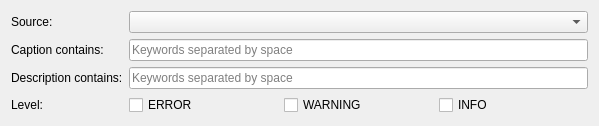
<?xml version="1.0" encoding="UTF-8"?>
<ui version="4.0">
 <class>PluginEventWidget</class>
 <widget class="QWidget" name="PluginEventWidget">
  <property name="geometry">
   <rect>
    <x>0</x>
    <y>0</y>
    <width>599</width>
    <height>115</height>
   </rect>
  </property>
  <property name="windowTitle">
   <string/>
  </property>
  <layout class="QVBoxLayout" name="verticalLayout_2">
   <item>
    <layout class="QGridLayout" name="gridLayout_2">
     <item row="0" column="0">
      <widget class="nx::client::desktop::LabelWithHint" name="pirLabel">
       <property name="text">
        <string>Source:</string>
       </property>
      </widget>
     </item>
     <item row="1" column="0">
      <widget class="nx::client::desktop::LabelWithHint" name="captionLabel">
       <property name="text">
        <string>Caption contains:</string>
       </property>
      </widget>
     </item>
     <item row="0" column="1">
      <widget class="QnTreeComboBox" name="pirComboBox"/>
     </item>
     <item row="1" column="1">
      <widget class="QLineEdit" name="captionEdit">
       <property name="placeholderText">
        <string>Keywords separated by space</string>
       </property>
      </widget>
     </item>
     <item row="2" column="0">
      <widget class="nx::client::desktop::LabelWithHint" name="descriptionLabel">
       <property name="text">
        <string>Description contains:</string>
       </property>
      </widget>
     </item>
     <item row="3" column="0">
      <widget class="nx::client::desktop::LabelWithHint" name="levelLabel">
       <property name="sizePolicy">
        <sizepolicy hsizetype="Preferred" vsizetype="Preferred">
         <horstretch>0</horstretch>
         <verstretch>0</verstretch>
        </sizepolicy>
       </property>
       <property name="text">
        <string>Level:</string>
       </property>
      </widget>
     </item>
     <item row="2" column="1">
      <widget class="QLineEdit" name="descriptionEdit">
       <property name="placeholderText">
        <string>Keywords separated by space</string>
       </property>
      </widget>
     </item>
     <item row="3" column="1">
      <widget class="QWidget" name="widget" native="true">
       <layout class="QHBoxLayout" name="horizontalLayout">
        <property name="leftMargin">
         <number>0</number>
        </property>
        <property name="topMargin">
         <number>0</number>
        </property>
        <property name="rightMargin">
         <number>0</number>
        </property>
        <property name="bottomMargin">
         <number>0</number>
        </property>
        <item>
         <widget class="QCheckBox" name="cbError">
          <property name="text">
           <string>ERROR</string>
          </property>
         </widget>
        </item>
        <item>
         <widget class="QCheckBox" name="cbWarning">
          <property name="text">
           <string>WARNING</string>
          </property>
         </widget>
        </item>
        <item>
         <widget class="QCheckBox" name="cbInfo">
          <property name="text">
           <string>INFO</string>
          </property>
         </widget>
        </item>
       </layout>
      </widget>
     </item>
    </layout>
   </item>
  </layout>
 </widget>
 <customwidgets>
  <customwidget>
   <class>nx::client::desktop::LabelWithHint</class>
   <extends>QLabel</extends>
   <header location="global">nx/client/desktop/common/widgets/widget_with_hint.h</header>
  </customwidget>
  <customwidget>
   <class>QnTreeComboBox</class>
   <extends>QComboBox</extends>
   <header location="global">ui/widgets/common/tree_combo_box.h</header>
  </customwidget>
 </customwidgets>
 <resources/>
 <connections/>
</ui>
